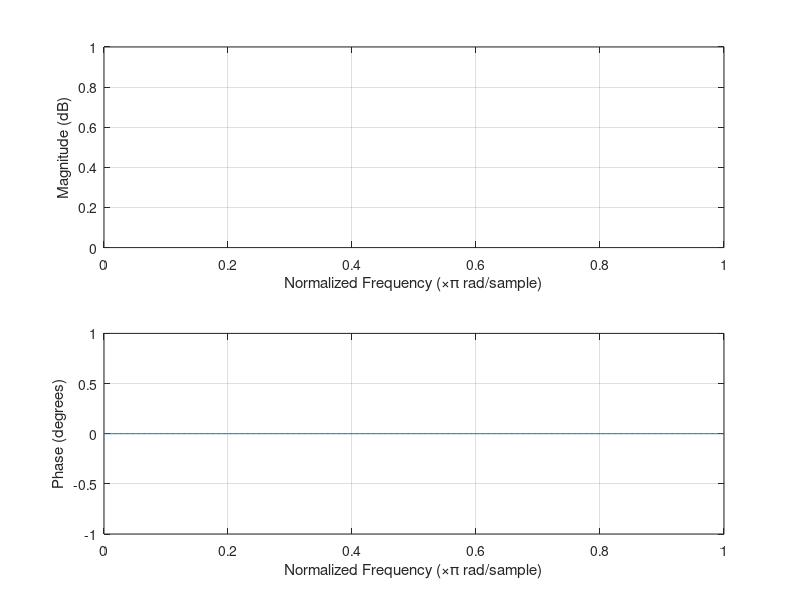

Source code (MATLAB):
clc; close all; clear all;
wc1=input('enter the lower cut off freq'); 
wc2=input('enter the upper cut off freq');
N=input('enter order of the filter');
a=(N-1)/2;
n=0:1:N-1;
hd=(sin(wc2*(n-a+.001))-sin(wc1*(n-a+.001)))./(pi*(n-a+.001)) 
wn=boxcar(N);
hn=hd.*wn' 
freqz(hn,1);

